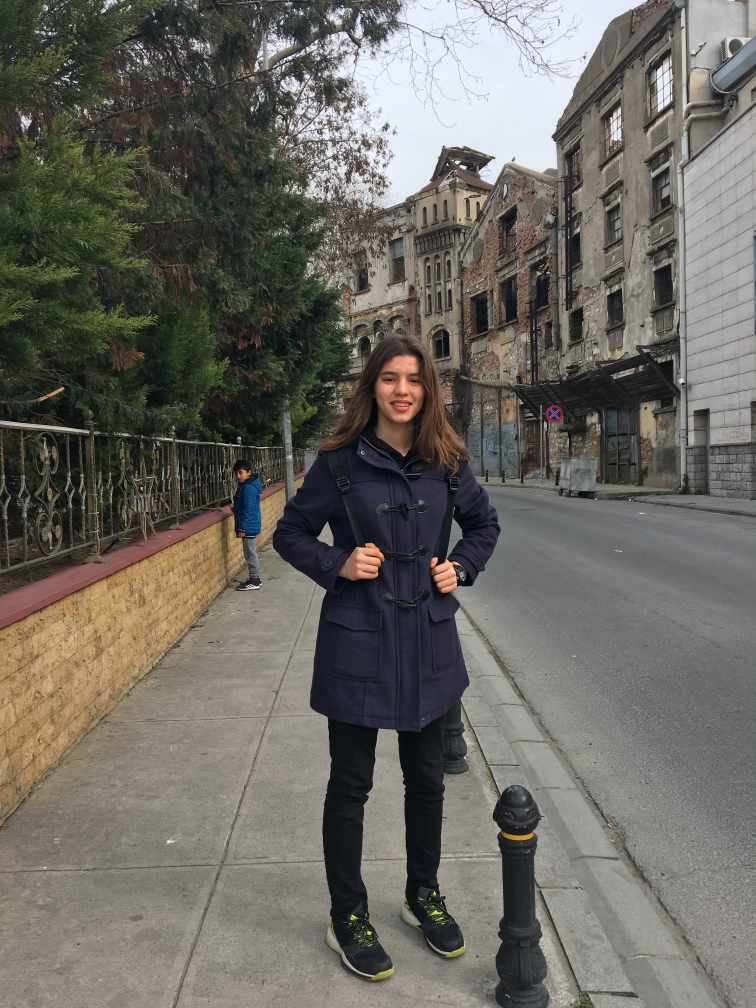
#> input picture photos/004.JPG, 3024 x 4032 px, found by its file name (shown at 1/4 size)
$ python drawing-lines.py
#> lines starting #> are read from the running program, lines starting #| are printed output that depends on the picture; after the words box and inside, x2 and y2 are one past the last pixel; in counts of white or black regions, pixels touching at a corner belong together
import cv2

image_path = "photos/004.JPG"
image = cv2.imread(image_path)
#> image is the input picture: shape (4032, 3024, 3); mean B, G, R 97.4, 104.1, 106.8
image = cv2.resize(image, None, fx=1 / 5, fy=1 / 5,
                   interpolation=cv2.INTER_AREA)
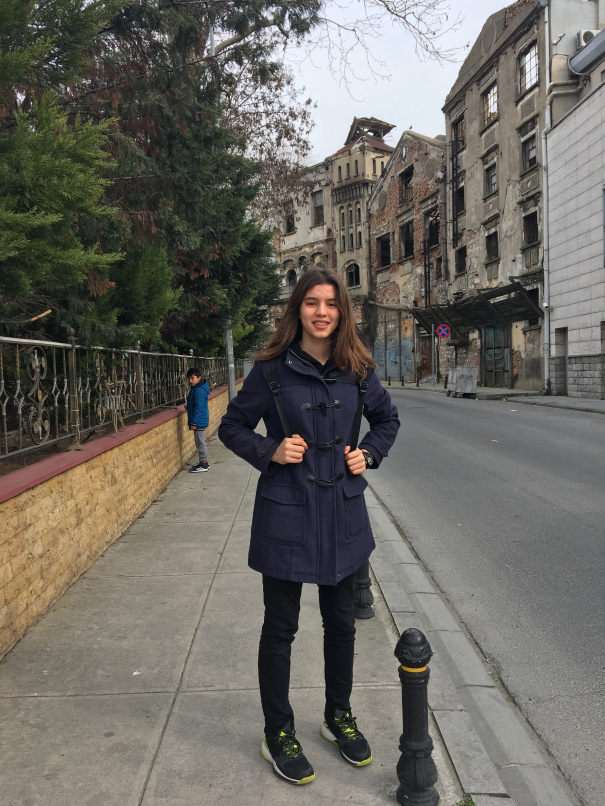
#> image: shape (806, 605, 3); mean B, G, R 97.4, 104.1, 106.8

image_shape = image.shape
#> image_shape = (806, 605, 3)
point1 = (int(image_shape[0] * 0.1), int(image_shape[1] * 0.1))
#> point1 = (80, 60)
point2 = (int(image_shape[0] * 0.9), int(image_shape[1] * 0.9))
#> point2 = (725, 544)
cv2.line(image, point1, point2, (0, 0, 255), thickness = 4)
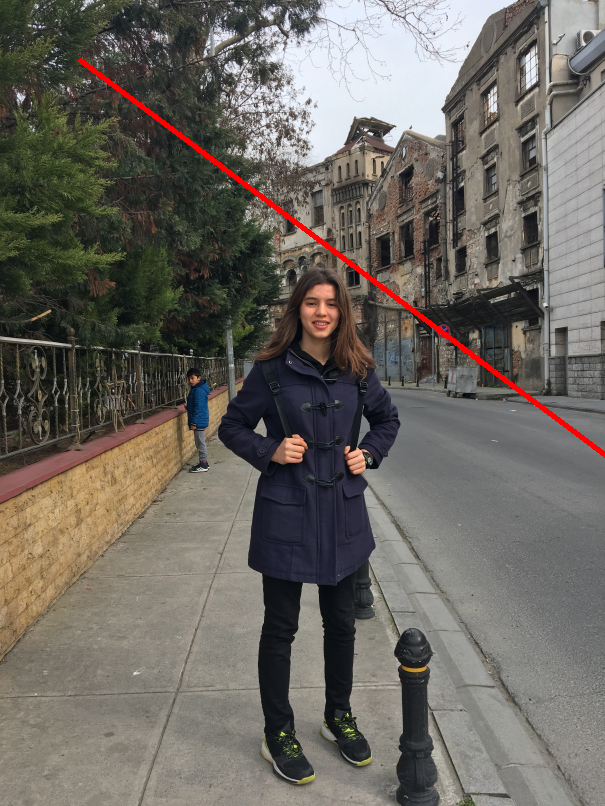
#> image: shape (806, 605, 3); 0.71% of pixels changed, all inside (x1, y1, x2, y2) = (78, 58, 605, 458)


cv2.imshow("PHOTOS WTIH TEXT", image)
cv2.waitKey(0)
cv2.destroyAllWindows()
